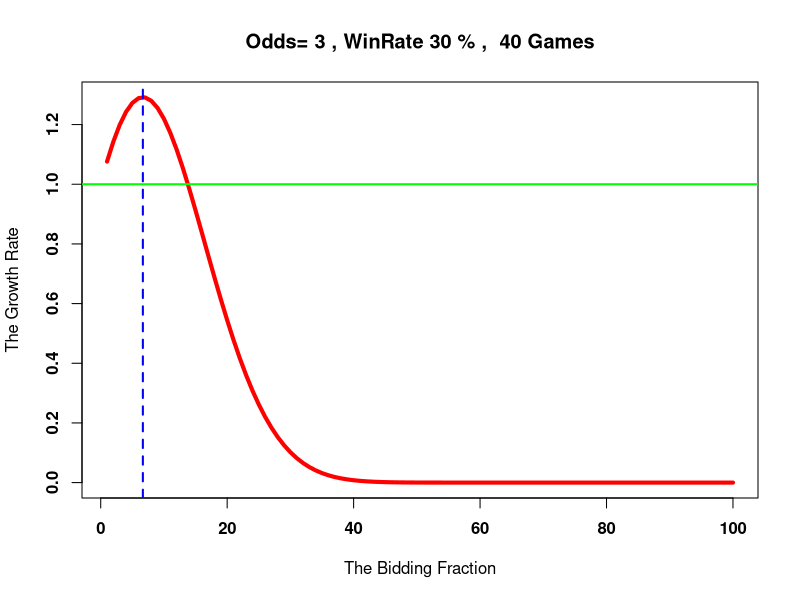

Reproduce this figure in R.
pwin=0.3	## win rate
odds=3		## odds
nbet=40		## the numebr of bidding

PL=rep(1,nbet)	## profit vector

for (f in 1:100){	## all biddging fraction
PL[f]=((1+odds*f/100)^(nbet*pwin))*((1-f/100)^(nbet*(1-pwin)))
}			## the expectation growth of capital

plot (PL, type="l",col="red",xlab="The Bidding Fraction",ylab="The Growth Rate",font=2
,main=paste("Odds=",odds,", WinRate",pwin*100,"%",", ",nbet,"Games"),lwd=4)

abline(h=1,col="green",lty=1,lwd=2)	## drawing the inital capital
abline(v=(pwin*(1+odds)-1)*100/odds,col="blue",lty=2,lwd=2)	## drawing the kelly fraction 